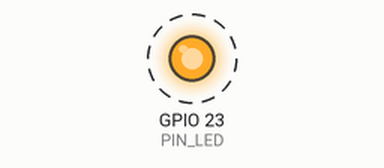
Recording of a sketch running on a simulated ESP32. On the bench: output pins drawn as LEDs (lit = HIGH). Dashed ring = blinking. What the sketch prints to the serial monitor is not drawn.

Above: at 0.8 s.
Timing chart, 0 to 4.9 s (numbered marks = the images above):
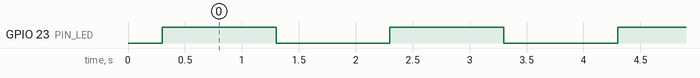

The sketch:

U2-P01-led-externo.ino
```cpp
/*
  U2-P01 - LED externo en GPIO23
  Placa: ESP32 DevKit V1 de 30 pines
  Monitor serie: 115200 bit/s
*/
const uint8_t PIN_LED = 23;
const uint32_t INTERVALO_MS = 1000;
void setup() {
  // Abre el monitor serie para observar evidencia del programa.
  Serial.begin(115200);
  // GPIO23 se utilizara como salida digital.
  pinMode(PIN_LED, OUTPUT);
  // Se parte con el LED apagado para tener un estado conocido.
  digitalWrite(PIN_LED, LOW);
  delay(300);
  Serial.println("U2-P01 iniciada: LED externo en GPIO23");
}
void loop() {
  digitalWrite(PIN_LED, HIGH);
  Serial.println("LED ENCENDIDO");
  delay(INTERVALO_MS);
  digitalWrite(PIN_LED, LOW);
  Serial.println("LED APAGADO");
  delay(INTERVALO_MS);
}
```

Measured:
- by itself, GPIO 23 (PIN_LED): alternates HIGH for 1.0 s and LOW for 1.0 s
